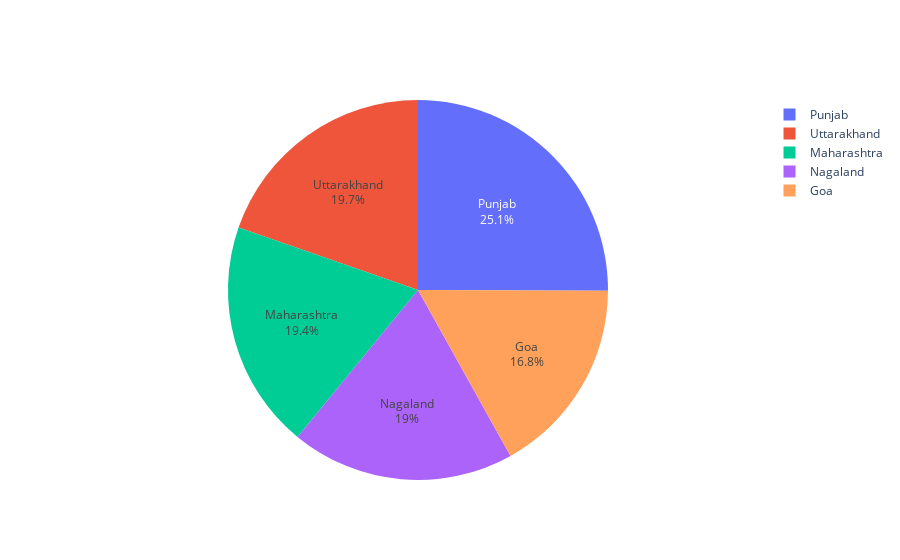

Notebook code for this chart:
### Code cell
d_set=df.sort_values('Death Ratio (%)',ascending= False).head(5)
fig=go.Figure(data=[go.Pie(labels=d_set['State/UTs'],values=d_set['Death Ratio (%)'])])
fig.update_traces(hoverinfo='label+value',textinfo='label+percent')
fig.show()

### Figure 1 — Plotly figure (JSON) as saved in the notebook; plotly's stock layout.template omitted (floating-point values rounded to 4 significant figures)
{"data": [{"hoverinfo": "label+value", "labels": ["Punjab", "Uttarakhand", "Maharashtra", "Nagaland", "Goa"], "textinfo": "label+percent", "type": "pie", "values": [2.74, 2.15, 2.12, 2.08, 1.84]}], "layout": {}}
